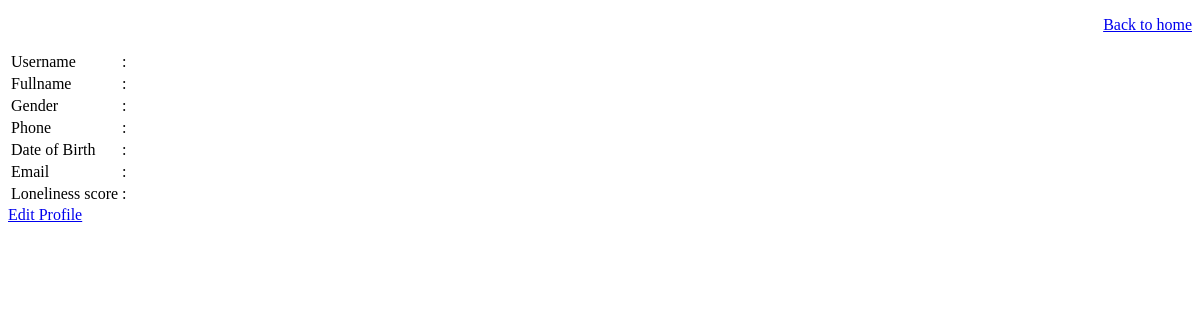
The app's page /profile.php, older data.
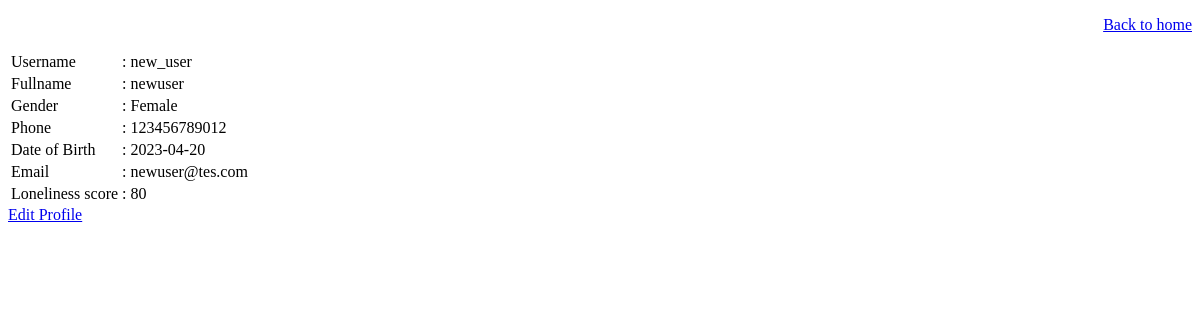
The same page, newer data.
### tables this page shows
CREATE TABLE `users` (
  `user_id` int(11) NOT NULL,
  `username` varchar(255) NOT NULL,
  `fullname` varchar(255) NOT NULL,
  `gender` varchar(255) NOT NULL,
  `phone` varchar(255) NOT NULL,
  `dob` date NOT NULL,
  `email` varchar(255) NOT NULL,
  `password` varchar(255) NOT NULL
);

CREATE TABLE `scores` (
  `u_id` int(11) NOT NULL,
  `time` timestamp NOT NULL DEFAULT current_timestamp() ON UPDATE current_timestamp(),
  `values` int(11) NOT NULL
);

### profile.php (the view, shortened to what this page needs)
<?php
	$id = $_SESSION['id'];
	include "config.php";
	$query = mysqli_query($connect, "SELECT * FROM scores INNER JOIN users ON scores.u_id = users.user_id ORDER BY scores.time DESC");
	$res = mysqli_fetch_array($query);
?>
<!DOCTYPE html>
<html>
<head>
</head>
<body>
	<a type="hidden" href="home.php?id=<?php echo $id;?>"><p style="text-align: right;">Back to home</p></a>
	<div>
		<table>
			<tr>
				<td>Username</td>
				<td>: <?php echo $res['username'];?></td>
			</tr>
			<tr>
				<td>Fullname</td>
				<td>: <?php echo $res['fullname'];?></td>
			</tr>
			<tr>
				<td>Gender</td>
				<td>: <?php echo $res['gender'];?></td>
			</tr>
			<tr>
				<td>Phone</td>
				<td>: <?php echo $res['phone'];?></td>
			</tr>
			<tr>
				<td>Date of Birth</td>
				<td>: <?php echo $res['dob'];?></td>
			</tr>
			<tr>
				<td>Email</td>
				<td>: <?php echo $res['email'];?></td>
			</tr>
			<tr>
				<td>Loneliness score</td>
				<td>: <?php echo $res['values'];?></td>
			</tr>
		</table>
	</div>
	<a type="hidden" href="edit_profile.php?id=<?php echo $id;?>">Edit Profile</a>
</body>
</html>

Row changes from the older to the newer data that the page shows:
now on this page (row unchanged): users: username "new_user", fullname "newuser", gender "Female", phone "123456789012", dob "2023-04-20", email "newuser@tes.com"
added scores: values "80"
